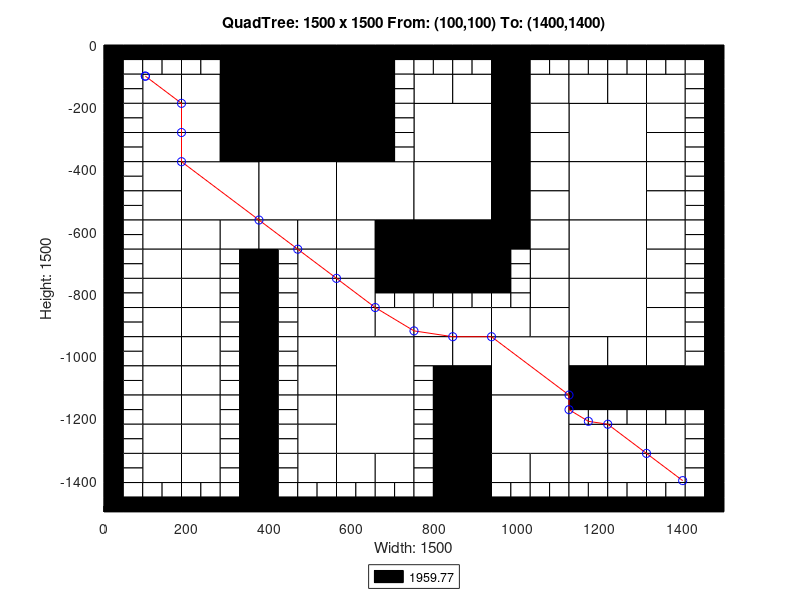

Source code (MATLAB):
axis([0 1500 -1500 0]);
title('QuadTree: 1500 x 1500 From: (100,100) To: (1400,1400)');
xlabel('Width: 1500');
ylabel('Height: 1500');
rectangle('Position',[375 -187.5 187.5 187.5], 'FaceColor',[0 0 0]);
rectangle('Position',[375 -375 187.5 187.5], 'FaceColor',[0 0 0]);
rectangle('Position',[187.5 -562.5 187.5 187.5], 'FaceColor',[1 1 1]);
rectangle('Position',[375 -562.5 187.5 187.5], 'FaceColor',[1 1 1]);
rectangle('Position',[562.5 -562.5 187.5 187.5], 'FaceColor',[1 1 1]);
rectangle('Position',[750 -375 187.5 187.5], 'FaceColor',[1 1 1]);
rectangle('Position',[1125 -375 187.5 187.5], 'FaceColor',[1 1 1]);
rectangle('Position',[750 -562.5 187.5 187.5], 'FaceColor',[1 1 1]);
rectangle('Position',[750 -750 187.5 187.5], 'FaceColor',[0 0 0]);
rectangle('Position',[1125 -562.5 187.5 187.5], 'FaceColor',[1 1 1]);
rectangle('Position',[1125 -750 187.5 187.5], 'FaceColor',[1 1 1]);
rectangle('Position',[562.5 -1125 187.5 187.5], 'FaceColor',[1 1 1]);
rectangle('Position',[562.5 -1312.5 187.5 187.5], 'FaceColor',[1 1 1]);
rectangle('Position',[937.5 -1125 187.5 187.5], 'FaceColor',[1 1 1]);
rectangle('Position',[1125 -937.5 187.5 187.5], 'FaceColor',[1 1 1]);
rectangle('Position',[937.5 -1312.5 187.5 187.5], 'FaceColor',[1 1 1]);
rectangle('Position',[93.75 -187.5 93.75 93.75], 'FaceColor',[1 1 1]);
rectangle('Position',[281.25 -93.75 93.75 93.75], 'FaceColor',[0 0 0]);
rectangle('Position',[187.5 -187.5 93.75 93.75], 'FaceColor',[1 1 1]);
rectangle('Position',[281.25 -187.5 93.75 93.75], 'FaceColor',[0 0 0]);
rectangle('Position',[93.75 -281.25 93.75 93.75], 'FaceColor',[1 1 1]);
rectangle('Position',[93.75 -375 93.75 93.75], 'FaceColor',[1 1 1]);
rectangle('Position',[187.5 -281.25 93.75 93.75], 'FaceColor',[1 1 1]);
rectangle('Position',[281.25 -281.25 93.75 93.75], 'FaceColor',[0 0 0]);
rectangle('Position',[187.5 -375 93.75 93.75], 'FaceColor',[1 1 1]);
rectangle('Position',[281.25 -375 93.75 93.75], 'FaceColor',[0 0 0]);
rectangle('Position',[562.5 -93.75 93.75 93.75], 'FaceColor',[0 0 0]);
rectangle('Position',[562.5 -187.5 93.75 93.75], 'FaceColor',[0 0 0]);
rectangle('Position',[562.5 -281.25 93.75 93.75], 'FaceColor',[0 0 0]);
rectangle('Position',[562.5 -375 93.75 93.75], 'FaceColor',[0 0 0]);
rectangle('Position',[93.75 -468.75 93.75 93.75], 'FaceColor',[1 1 1]);
rectangle('Position',[93.75 -562.5 93.75 93.75], 'FaceColor',[1 1 1]);
rectangle('Position',[93.75 -656.25 93.75 93.75], 'FaceColor',[1 1 1]);
rectangle('Position',[93.75 -750 93.75 93.75], 'FaceColor',[1 1 1]);
rectangle('Position',[187.5 -656.25 93.75 93.75], 'FaceColor',[1 1 1]);
rectangle('Position',[281.25 -656.25 93.75 93.75], 'FaceColor',[1 1 1]);
rectangle('Position',[187.5 -750 93.75 93.75], 'FaceColor',[1 1 1]);
rectangle('Position',[375 -656.25 93.75 93.75], 'FaceColor',[1 1 1]);
rectangle('Position',[468.75 -656.25 93.75 93.75], 'FaceColor',[1 1 1]);
rectangle('Position',[468.75 -750 93.75 93.75], 'FaceColor',[1 1 1]);
rectangle('Position',[562.5 -656.25 93.75 93.75], 'FaceColor',[1 1 1]);
rectangle('Position',[656.25 -656.25 93.75 93.75], 'FaceColor',[0 0 0]);
rectangle('Position',[562.5 -750 93.75 93.75], 'FaceColor',[1 1 1]);
rectangle('Position',[656.25 -750 93.75 93.75], 'FaceColor',[0 0 0]);
rectangle('Position',[750 -187.5 93.75 93.75], 'FaceColor',[1 1 1]);
rectangle('Position',[843.75 -187.5 93.75 93.75], 'FaceColor',[1 1 1]);
rectangle('Position',[937.5 -93.75 93.75 93.75], 'FaceColor',[0 0 0]);
rectangle('Position',[937.5 -187.5 93.75 93.75], 'FaceColor',[0 0 0]);
rectangle('Position',[1031.25 -187.5 93.75 93.75], 'FaceColor',[1 1 1]);
rectangle('Position',[937.5 -281.25 93.75 93.75], 'FaceColor',[0 0 0]);
rectangle('Position',[1031.25 -281.25 93.75 93.75], 'FaceColor',[1 1 1]);
rectangle('Position',[937.5 -375 93.75 93.75], 'FaceColor',[0 0 0]);
rectangle('Position',[1031.25 -375 93.75 93.75], 'FaceColor',[1 1 1]);
rectangle('Position',[1125 -187.5 93.75 93.75], 'FaceColor',[1 1 1]);
rectangle('Position',[1218.75 -187.5 93.75 93.75], 'FaceColor',[1 1 1]);
rectangle('Position',[1312.5 -187.5 93.75 93.75], 'FaceColor',[1 1 1]);
rectangle('Position',[1312.5 -281.25 93.75 93.75], 'FaceColor',[1 1 1]);
rectangle('Position',[1312.5 -375 93.75 93.75], 'FaceColor',[1 1 1]);
rectangle('Position',[937.5 -468.75 93.75 93.75], 'FaceColor',[0 0 0]);
rectangle('Position',[1031.25 -468.75 93.75 93.75], 'FaceColor',[1 1 1]);
rectangle('Position',[937.5 -562.5 93.75 93.75], 'FaceColor',[0 0 0]);
rectangle('Position',[1031.25 -562.5 93.75 93.75], 'FaceColor',[1 1 1]);
rectangle('Position',[937.5 -656.25 93.75 93.75], 'FaceColor',[0 0 0]);
rectangle('Position',[1031.25 -656.25 93.75 93.75], 'FaceColor',[1 1 1]);
rectangle('Position',[1031.25 -750 93.75 93.75], 'FaceColor',[1 1 1]);
rectangle('Position',[1312.5 -468.75 93.75 93.75], 'FaceColor',[1 1 1]);
rectangle('Position',[1312.5 -562.5 93.75 93.75], 'FaceColor',[1 1 1]);
rectangle('Position',[1312.5 -656.25 93.75 93.75], 'FaceColor',[1 1 1]);
rectangle('Position',[1312.5 -750 93.75 93.75], 'FaceColor',[1 1 1]);
rectangle('Position',[93.75 -843.75 93.75 93.75], 'FaceColor',[1 1 1]);
rectangle('Position',[93.75 -937.5 93.75 93.75], 'FaceColor',[1 1 1]);
rectangle('Position',[187.5 -843.75 93.75 93.75], 'FaceColor',[1 1 1]);
rectangle('Position',[187.5 -937.5 93.75 93.75], 'FaceColor',[1 1 1]);
rectangle('Position',[93.75 -1031.25 93.75 93.75], 'FaceColor',[1 1 1]);
rectangle('Position',[93.75 -1125 93.75 93.75], 'FaceColor',[1 1 1]);
rectangle('Position',[187.5 -1031.25 93.75 93.75], 'FaceColor',[1 1 1]);
rectangle('Position',[187.5 -1125 93.75 93.75], 'FaceColor',[1 1 1]);
rectangle('Position',[468.75 -843.75 93.75 93.75], 'FaceColor',[1 1 1]);
rectangle('Position',[468.75 -937.5 93.75 93.75], 'FaceColor',[1 1 1]);
rectangle('Position',[562.5 -843.75 93.75 93.75], 'FaceColor',[1 1 1]);
rectangle('Position',[562.5 -937.5 93.75 93.75], 'FaceColor',[1 1 1]);
rectangle('Position',[656.25 -937.5 93.75 93.75], 'FaceColor',[1 1 1]);
rectangle('Position',[468.75 -1031.25 93.75 93.75], 'FaceColor',[1 1 1]);
rectangle('Position',[468.75 -1125 93.75 93.75], 'FaceColor',[1 1 1]);
rectangle('Position',[93.75 -1218.75 93.75 93.75], 'FaceColor',[1 1 1]);
rectangle('Position',[93.75 -1312.5 93.75 93.75], 'FaceColor',[1 1 1]);
rectangle('Position',[187.5 -1218.75 93.75 93.75], 'FaceColor',[1 1 1]);
rectangle('Position',[187.5 -1312.5 93.75 93.75], 'FaceColor',[1 1 1]);
rectangle('Position',[93.75 -1406.25 93.75 93.75], 'FaceColor',[1 1 1]);
rectangle('Position',[187.5 -1406.25 93.75 93.75], 'FaceColor',[1 1 1]);
rectangle('Position',[468.75 -1218.75 93.75 93.75], 'FaceColor',[1 1 1]);
rectangle('Position',[468.75 -1312.5 93.75 93.75], 'FaceColor',[1 1 1]);
rectangle('Position',[468.75 -1406.25 93.75 93.75], 'FaceColor',[1 1 1]);
rectangle('Position',[562.5 -1406.25 93.75 93.75], 'FaceColor',[1 1 1]);
rectangle('Position',[656.25 -1406.25 93.75 93.75], 'FaceColor',[1 1 1]);
rectangle('Position',[750 -937.5 93.75 93.75], 'FaceColor',[1 1 1]);
rectangle('Position',[843.75 -937.5 93.75 93.75], 'FaceColor',[1 1 1]);
rectangle('Position',[1031.25 -843.75 93.75 93.75], 'FaceColor',[1 1 1]);
rectangle('Position',[937.5 -937.5 93.75 93.75], 'FaceColor',[1 1 1]);
rectangle('Position',[1031.25 -937.5 93.75 93.75], 'FaceColor',[1 1 1]);
rectangle('Position',[750 -1031.25 93.75 93.75], 'FaceColor',[1 1 1]);
rectangle('Position',[843.75 -1031.25 93.75 93.75], 'FaceColor',[1 1 1]);
rectangle('Position',[843.75 -1125 93.75 93.75], 'FaceColor',[0 0 0]);
rectangle('Position',[1312.5 -843.75 93.75 93.75], 'FaceColor',[1 1 1]);
rectangle('Position',[1312.5 -937.5 93.75 93.75], 'FaceColor',[1 1 1]);
rectangle('Position',[1125 -1031.25 93.75 93.75], 'FaceColor',[1 1 1]);
rectangle('Position',[1218.75 -1031.25 93.75 93.75], 'FaceColor',[1 1 1]);
rectangle('Position',[1125 -1125 93.75 93.75], 'FaceColor',[0 0 0]);
rectangle('Position',[1218.75 -1125 93.75 93.75], 'FaceColor',[0 0 0]);
rectangle('Position',[1312.5 -1031.25 93.75 93.75], 'FaceColor',[1 1 1]);
rectangle('Position',[1312.5 -1125 93.75 93.75], 'FaceColor',[0 0 0]);
rectangle('Position',[1406.25 -1125 93.75 93.75], 'FaceColor',[0 0 0]);
rectangle('Position',[843.75 -1218.75 93.75 93.75], 'FaceColor',[0 0 0]);
rectangle('Position',[843.75 -1312.5 93.75 93.75], 'FaceColor',[0 0 0]);
rectangle('Position',[843.75 -1406.25 93.75 93.75], 'FaceColor',[0 0 0]);
rectangle('Position',[843.75 -1500 93.75 93.75], 'FaceColor',[0 0 0]);
rectangle('Position',[937.5 -1406.25 93.75 93.75], 'FaceColor',[1 1 1]);
rectangle('Position',[1031.25 -1406.25 93.75 93.75], 'FaceColor',[1 1 1]);
rectangle('Position',[1125 -1312.5 93.75 93.75], 'FaceColor',[1 1 1]);
rectangle('Position',[1218.75 -1312.5 93.75 93.75], 'FaceColor',[1 1 1]);
rectangle('Position',[1312.5 -1312.5 93.75 93.75], 'FaceColor',[1 1 1]);
rectangle('Position',[1125 -1406.25 93.75 93.75], 'FaceColor',[1 1 1]);
rectangle('Position',[1218.75 -1406.25 93.75 93.75], 'FaceColor',[1 1 1]);
rectangle('Position',[1312.5 -1406.25 93.75 93.75], 'FaceColor',[1 1 1]);
rectangle('Position',[0 -46.875 46.875 46.875], 'FaceColor',[0 0 0]);
rectangle('Position',[46.875 -46.875 46.875 46.875], 'FaceColor',[0 0 0]);
rectangle('Position',[0 -93.75 46.875 46.875], 'FaceColor',[0 0 0]);
rectangle('Position',[46.875 -93.75 46.875 46.875], 'FaceColor',[1 1 1]);
rectangle('Position',[93.75 -46.875 46.875 46.875], 'FaceColor',[0 0 0]);
rectangle('Position',[140.625 -46.875 46.875 46.875], 'FaceColor',[0 0 0]);
rectangle('Position',[93.75 -93.75 46.875 46.875], 'FaceColor',[1 1 1]);
rectangle('Position',[140.625 -93.75 46.875 46.875], 'FaceColor',[1 1 1]);
rectangle('Position',[0 -140.625 46.875 46.875], 'FaceColor',[0 0 0]);
rectangle('Position',[46.875 -140.625 46.875 46.875], 'FaceColor',[1 1 1]);
rectangle('Position',[0 -187.5 46.875 46.875], 'FaceColor',[0 0 0]);
rectangle('Position',[46.875 -187.5 46.875 46.875], 'FaceColor',[1 1 1]);
rectangle('Position',[187.5 -46.875 46.875 46.875], 'FaceColor',[0 0 0]);
rectangle('Position',[234.375 -46.875 46.875 46.875], 'FaceColor',[0 0 0]);
rectangle('Position',[187.5 -93.75 46.875 46.875], 'FaceColor',[1 1 1]);
rectangle('Position',[234.375 -93.75 46.875 46.875], 'FaceColor',[1 1 1]);
rectangle('Position',[0 -234.375 46.875 46.875], 'FaceColor',[0 0 0]);
rectangle('Position',[46.875 -234.375 46.875 46.875], 'FaceColor',[1 1 1]);
rectangle('Position',[0 -281.25 46.875 46.875], 'FaceColor',[0 0 0]);
rectangle('Position',[46.875 -281.25 46.875 46.875], 'FaceColor',[1 1 1]);
rectangle('Position',[0 -328.125 46.875 46.875], 'FaceColor',[0 0 0]);
rectangle('Position',[46.875 -328.125 46.875 46.875], 'FaceColor',[1 1 1]);
rectangle('Position',[0 -375 46.875 46.875], 'FaceColor',[0 0 0]);
rectangle('Position',[46.875 -375 46.875 46.875], 'FaceColor',[1 1 1]);
rectangle('Position',[656.25 -46.875 46.875 46.875], 'FaceColor',[0 0 0]);
rectangle('Position',[703.125 -46.875 46.875 46.875], 'FaceColor',[0 0 0]);
rectangle('Position',[656.25 -93.75 46.875 46.875], 'FaceColor',[0 0 0]);
rectangle('Position',[703.125 -93.75 46.875 46.875], 'FaceColor',[1 1 1]);
rectangle('Position',[656.25 -140.625 46.875 46.875], 'FaceColor',[0 0 0]);
rectangle('Position',[703.125 -140.625 46.875 46.875], 'FaceColor',[1 1 1]);
rectangle('Position',[656.25 -187.5 46.875 46.875], 'FaceColor',[0 0 0]);
rectangle('Position',[703.125 -187.5 46.875 46.875], 'FaceColor',[1 1 1]);
rectangle('Position',[656.25 -234.375 46.875 46.875], 'FaceColor',[0 0 0]);
rectangle('Position',[703.125 -234.375 46.875 46.875], 'FaceColor',[1 1 1]);
rectangle('Position',[656.25 -281.25 46.875 46.875], 'FaceColor',[0 0 0]);
rectangle('Position',[703.125 -281.25 46.875 46.875], 'FaceColor',[1 1 1]);
rectangle('Position',[656.25 -328.125 46.875 46.875], 'FaceColor',[0 0 0]);
rectangle('Position',[703.125 -328.125 46.875 46.875], 'FaceColor',[1 1 1]);
rectangle('Position',[656.25 -375 46.875 46.875], 'FaceColor',[0 0 0]);
rectangle('Position',[703.125 -375 46.875 46.875], 'FaceColor',[1 1 1]);
rectangle('Position',[0 -421.875 46.875 46.875], 'FaceColor',[0 0 0]);
rectangle('Position',[46.875 -421.875 46.875 46.875], 'FaceColor',[1 1 1]);
rectangle('Position',[0 -468.75 46.875 46.875], 'FaceColor',[0 0 0]);
rectangle('Position',[46.875 -468.75 46.875 46.875], 'FaceColor',[1 1 1]);
rectangle('Position',[0 -515.625 46.875 46.875], 'FaceColor',[0 0 0]);
rectangle('Position',[46.875 -515.625 46.875 46.875], 'FaceColor',[1 1 1]);
rectangle('Position',[0 -562.5 46.875 46.875], 'FaceColor',[0 0 0]);
rectangle('Position',[46.875 -562.5 46.875 46.875], 'FaceColor',[1 1 1]);
rectangle('Position',[0 -609.375 46.875 46.875], 'FaceColor',[0 0 0]);
rectangle('Position',[46.875 -609.375 46.875 46.875], 'FaceColor',[1 1 1]);
rectangle('Position',[0 -656.25 46.875 46.875], 'FaceColor',[0 0 0]);
rectangle('Position',[46.875 -656.25 46.875 46.875], 'FaceColor',[1 1 1]);
rectangle('Position',[0 -703.125 46.875 46.875], 'FaceColor',[0 0 0]);
rectangle('Position',[46.875 -703.125 46.875 46.875], 'FaceColor',[1 1 1]);
rectangle('Position',[0 -750 46.875 46.875], 'FaceColor',[0 0 0]);
rectangle('Position',[46.875 -750 46.875 46.875], 'FaceColor',[1 1 1]);
rectangle('Position',[281.25 -703.125 46.875 46.875], 'FaceColor',[1 1 1]);
rectangle('Position',[328.125 -703.125 46.875 46.875], 'FaceColor',[0 0 0]);
rectangle('Position',[281.25 -750 46.875 46.875], 'FaceColor',[1 1 1]);
rectangle('Position',[328.125 -750 46.875 46.875], 'FaceColor',[0 0 0]);
rectangle('Position',[375 -703.125 46.875 46.875], 'FaceColor',[0 0 0]);
rectangle('Position',[421.875 -703.125 46.875 46.875], 'FaceColor',[1 1 1]);
rectangle('Position',[375 -750 46.875 46.875], 'FaceColor',[0 0 0]);
rectangle('Position',[421.875 -750 46.875 46.875], 'FaceColor',[1 1 1]);
rectangle('Position',[750 -46.875 46.875 46.875], 'FaceColor',[0 0 0]);
rectangle('Position',[796.875 -46.875 46.875 46.875], 'FaceColor',[0 0 0]);
rectangle('Position',[750 -93.75 46.875 46.875], 'FaceColor',[1 1 1]);
rectangle('Position',[796.875 -93.75 46.875 46.875], 'FaceColor',[1 1 1]);
rectangle('Position',[843.75 -46.875 46.875 46.875], 'FaceColor',[0 0 0]);
rectangle('Position',[890.625 -46.875 46.875 46.875], 'FaceColor',[0 0 0]);
rectangle('Position',[843.75 -93.75 46.875 46.875], 'FaceColor',[1 1 1]);
rectangle('Position',[890.625 -93.75 46.875 46.875], 'FaceColor',[1 1 1]);
rectangle('Position',[1031.25 -46.875 46.875 46.875], 'FaceColor',[0 0 0]);
rectangle('Position',[1078.12 -46.875 46.875 46.875], 'FaceColor',[0 0 0]);
rectangle('Position',[1031.25 -93.75 46.875 46.875], 'FaceColor',[1 1 1]);
rectangle('Position',[1078.12 -93.75 46.875 46.875], 'FaceColor',[1 1 1]);
rectangle('Position',[1125 -46.875 46.875 46.875], 'FaceColor',[0 0 0]);
rectangle('Position',[1171.88 -46.875 46.875 46.875], 'FaceColor',[0 0 0]);
rectangle('Position',[1125 -93.75 46.875 46.875], 'FaceColor',[1 1 1]);
rectangle('Position',[1171.88 -93.75 46.875 46.875], 'FaceColor',[1 1 1]);
rectangle('Position',[1218.75 -46.875 46.875 46.875], 'FaceColor',[0 0 0]);
rectangle('Position',[1265.62 -46.875 46.875 46.875], 'FaceColor',[0 0 0]);
rectangle('Position',[1218.75 -93.75 46.875 46.875], 'FaceColor',[1 1 1]);
rectangle('Position',[1265.62 -93.75 46.875 46.875], 'FaceColor',[1 1 1]);
rectangle('Position',[1312.5 -46.875 46.875 46.875], 'FaceColor',[0 0 0]);
rectangle('Position',[1359.38 -46.875 46.875 46.875], 'FaceColor',[0 0 0]);
rectangle('Position',[1312.5 -93.75 46.875 46.875], 'FaceColor',[1 1 1]);
rectangle('Position',[1359.38 -93.75 46.875 46.875], 'FaceColor',[1 1 1]);
rectangle('Position',[1406.25 -46.875 46.875 46.875], 'FaceColor',[0 0 0]);
rectangle('Position',[1453.12 -46.875 46.875 46.875], 'FaceColor',[0 0 0]);
rectangle('Position',[1406.25 -93.75 46.875 46.875], 'FaceColor',[1 1 1]);
rectangle('Position',[1453.12 -93.75 46.875 46.875], 'FaceColor',[0 0 0]);
rectangle('Position',[1406.25 -140.625 46.875 46.875], 'FaceColor',[1 1 1]);
rectangle('Position',[1453.12 -140.625 46.875 46.875], 'FaceColor',[0 0 0]);
rectangle('Position',[1406.25 -187.5 46.875 46.875], 'FaceColor',[1 1 1]);
rectangle('Position',[1453.12 -187.5 46.875 46.875], 'FaceColor',[0 0 0]);
rectangle('Position',[1406.25 -234.375 46.875 46.875], 'FaceColor',[1 1 1]);
rectangle('Position',[1453.12 -234.375 46.875 46.875], 'FaceColor',[0 0 0]);
rectangle('Position',[1406.25 -281.25 46.875 46.875], 'FaceColor',[1 1 1]);
rectangle('Position',[1453.12 -281.25 46.875 46.875], 'FaceColor',[0 0 0]);
rectangle('Position',[1406.25 -328.125 46.875 46.875], 'FaceColor',[1 1 1]);
rectangle('Position',[1453.12 -328.125 46.875 46.875], 'FaceColor',[0 0 0]);
rectangle('Position',[1406.25 -375 46.875 46.875], 'FaceColor',[1 1 1]);
rectangle('Position',[1453.12 -375 46.875 46.875], 'FaceColor',[0 0 0]);
rectangle('Position',[937.5 -703.125 46.875 46.875], 'FaceColor',[0 0 0]);
rectangle('Position',[984.375 -703.125 46.875 46.875], 'FaceColor',[1 1 1]);
rectangle('Position',[937.5 -750 46.875 46.875], 'FaceColor',[0 0 0]);
rectangle('Position',[984.375 -750 46.875 46.875], 'FaceColor',[1 1 1]);
rectangle('Position',[1406.25 -421.875 46.875 46.875], 'FaceColor',[1 1 1]);
rectangle('Position',[1453.12 -421.875 46.875 46.875], 'FaceColor',[0 0 0]);
rectangle('Position',[1406.25 -468.75 46.875 46.875], 'FaceColor',[1 1 1]);
rectangle('Position',[1453.12 -468.75 46.875 46.875], 'FaceColor',[0 0 0]);
rectangle('Position',[1406.25 -515.625 46.875 46.875], 'FaceColor',[1 1 1]);
rectangle('Position',[1453.12 -515.625 46.875 46.875], 'FaceColor',[0 0 0]);
rectangle('Position',[1406.25 -562.5 46.875 46.875], 'FaceColor',[1 1 1]);
rectangle('Position',[1453.12 -562.5 46.875 46.875], 'FaceColor',[0 0 0]);
rectangle('Position',[1406.25 -609.375 46.875 46.875], 'FaceColor',[1 1 1]);
rectangle('Position',[1453.12 -609.375 46.875 46.875], 'FaceColor',[0 0 0]);
rectangle('Position',[1406.25 -656.25 46.875 46.875], 'FaceColor',[1 1 1]);
rectangle('Position',[1453.12 -656.25 46.875 46.875], 'FaceColor',[0 0 0]);
rectangle('Position',[1406.25 -703.125 46.875 46.875], 'FaceColor',[1 1 1]);
rectangle('Position',[1453.12 -703.125 46.875 46.875], 'FaceColor',[0 0 0]);
rectangle('Position',[1406.25 -750 46.875 46.875], 'FaceColor',[1 1 1]);
rectangle('Position',[1453.12 -750 46.875 46.875], 'FaceColor',[0 0 0]);
rectangle('Position',[0 -796.875 46.875 46.875], 'FaceColor',[0 0 0]);
rectangle('Position',[46.875 -796.875 46.875 46.875], 'FaceColor',[1 1 1]);
rectangle('Position',[0 -843.75 46.875 46.875], 'FaceColor',[0 0 0]);
rectangle('Position',[46.875 -843.75 46.875 46.875], 'FaceColor',[1 1 1]);
rectangle('Position',[0 -890.625 46.875 46.875], 'FaceColor',[0 0 0]);
rectangle('Position',[46.875 -890.625 46.875 46.875], 'FaceColor',[1 1 1]);
rectangle('Position',[0 -937.5 46.875 46.875], 'FaceColor',[0 0 0]);
rectangle('Position',[46.875 -937.5 46.875 46.875], 'FaceColor',[1 1 1]);
rectangle('Position',[281.25 -796.875 46.875 46.875], 'FaceColor',[1 1 1]);
rectangle('Position',[328.125 -796.875 46.875 46.875], 'FaceColor',[0 0 0]);
rectangle('Position',[281.25 -843.75 46.875 46.875], 'FaceColor',[1 1 1]);
rectangle('Position',[328.125 -843.75 46.875 46.875], 'FaceColor',[0 0 0]);
rectangle('Position',[281.25 -890.625 46.875 46.875], 'FaceColor',[1 1 1]);
rectangle('Position',[328.125 -890.625 46.875 46.875], 'FaceColor',[0 0 0]);
rectangle('Position',[281.25 -937.5 46.875 46.875], 'FaceColor',[1 1 1]);
rectangle('Position',[328.125 -937.5 46.875 46.875], 'FaceColor',[0 0 0]);
rectangle('Position',[0 -984.375 46.875 46.875], 'FaceColor',[0 0 0]);
rectangle('Position',[46.875 -984.375 46.875 46.875], 'FaceColor',[1 1 1]);
rectangle('Position',[0 -1031.25 46.875 46.875], 'FaceColor',[0 0 0]);
rectangle('Position',[46.875 -1031.25 46.875 46.875], 'FaceColor',[1 1 1]);
rectangle('Position',[0 -1078.12 46.875 46.875], 'FaceColor',[0 0 0]);
rectangle('Position',[46.875 -1078.12 46.875 46.875], 'FaceColor',[1 1 1]);
rectangle('Position',[0 -1125 46.875 46.875], 'FaceColor',[0 0 0]);
rectangle('Position',[46.875 -1125 46.875 46.875], 'FaceColor',[1 1 1]);
rectangle('Position',[281.25 -984.375 46.875 46.875], 'FaceColor',[1 1 1]);
rectangle('Position',[328.125 -984.375 46.875 46.875], 'FaceColor',[0 0 0]);
rectangle('Position',[281.25 -1031.25 46.875 46.875], 'FaceColor',[1 1 1]);
rectangle('Position',[328.125 -1031.25 46.875 46.875], 'FaceColor',[0 0 0]);
rectangle('Position',[281.25 -1078.12 46.875 46.875], 'FaceColor',[1 1 1]);
rectangle('Position',[328.125 -1078.12 46.875 46.875], 'FaceColor',[0 0 0]);
rectangle('Position',[281.25 -1125 46.875 46.875], 'FaceColor',[1 1 1]);
rectangle('Position',[328.125 -1125 46.875 46.875], 'FaceColor',[0 0 0]);
rectangle('Position',[375 -796.875 46.875 46.875], 'FaceColor',[0 0 0]);
rectangle('Position',[421.875 -796.875 46.875 46.875], 'FaceColor',[1 1 1]);
rectangle('Position',[375 -843.75 46.875 46.875], 'FaceColor',[0 0 0]);
rectangle('Position',[421.875 -843.75 46.875 46.875], 'FaceColor',[1 1 1]);
rectangle('Position',[375 -890.625 46.875 46.875], 'FaceColor',[0 0 0]);
rectangle('Position',[421.875 -890.625 46.875 46.875], 'FaceColor',[1 1 1]);
rectangle('Position',[375 -937.5 46.875 46.875], 'FaceColor',[0 0 0]);
rectangle('Position',[421.875 -937.5 46.875 46.875], 'FaceColor',[1 1 1]);
rectangle('Position',[656.25 -796.875 46.875 46.875], 'FaceColor',[0 0 0]);
rectangle('Position',[703.125 -796.875 46.875 46.875], 'FaceColor',[0 0 0]);
rectangle('Position',[656.25 -843.75 46.875 46.875], 'FaceColor',[1 1 1]);
rectangle('Position',[703.125 -843.75 46.875 46.875], 'FaceColor',[1 1 1]);
rectangle('Position',[375 -984.375 46.875 46.875], 'FaceColor',[0 0 0]);
rectangle('Position',[421.875 -984.375 46.875 46.875], 'FaceColor',[1 1 1]);
rectangle('Position',[375 -1031.25 46.875 46.875], 'FaceColor',[0 0 0]);
rectangle('Position',[421.875 -1031.25 46.875 46.875], 'FaceColor',[1 1 1]);
rectangle('Position',[375 -1078.12 46.875 46.875], 'FaceColor',[0 0 0]);
rectangle('Position',[421.875 -1078.12 46.875 46.875], 'FaceColor',[1 1 1]);
rectangle('Position',[375 -1125 46.875 46.875], 'FaceColor',[0 0 0]);
rectangle('Position',[421.875 -1125 46.875 46.875], 'FaceColor',[1 1 1]);
rectangle('Position',[0 -1171.88 46.875 46.875], 'FaceColor',[0 0 0]);
rectangle('Position',[46.875 -1171.88 46.875 46.875], 'FaceColor',[1 1 1]);
rectangle('Position',[0 -1218.75 46.875 46.875], 'FaceColor',[0 0 0]);
rectangle('Position',[46.875 -1218.75 46.875 46.875], 'FaceColor',[1 1 1]);
rectangle('Position',[0 -1265.62 46.875 46.875], 'FaceColor',[0 0 0]);
rectangle('Position',[46.875 -1265.62 46.875 46.875], 'FaceColor',[1 1 1]);
rectangle('Position',[0 -1312.5 46.875 46.875], 'FaceColor',[0 0 0]);
rectangle('Position',[46.875 -1312.5 46.875 46.875], 'FaceColor',[1 1 1]);
rectangle('Position',[281.25 -1171.88 46.875 46.875], 'FaceColor',[1 1 1]);
rectangle('Position',[328.125 -1171.88 46.875 46.875], 'FaceColor',[0 0 0]);
rectangle('Position',[281.25 -1218.75 46.875 46.875], 'FaceColor',[1 1 1]);
rectangle('Position',[328.125 -1218.75 46.875 46.875], 'FaceColor',[0 0 0]);
rectangle('Position',[281.25 -1265.62 46.875 46.875], 'FaceColor',[1 1 1]);
rectangle('Position',[328.125 -1265.62 46.875 46.875], 'FaceColor',[0 0 0]);
rectangle('Position',[281.25 -1312.5 46.875 46.875], 'FaceColor',[1 1 1]);
rectangle('Position',[328.125 -1312.5 46.875 46.875], 'FaceColor',[0 0 0]);
rectangle('Position',[0 -1359.38 46.875 46.875], 'FaceColor',[0 0 0]);
rectangle('Position',[46.875 -1359.38 46.875 46.875], 'FaceColor',[1 1 1]);
rectangle('Position',[0 -1406.25 46.875 46.875], 'FaceColor',[0 0 0]);
rectangle('Position',[46.875 -1406.25 46.875 46.875], 'FaceColor',[1 1 1]);
rectangle('Position',[0 -1453.12 46.875 46.875], 'FaceColor',[0 0 0]);
rectangle('Position',[46.875 -1453.12 46.875 46.875], 'FaceColor',[1 1 1]);
rectangle('Position',[0 -1500 46.875 46.875], 'FaceColor',[0 0 0]);
rectangle('Position',[46.875 -1500 46.875 46.875], 'FaceColor',[0 0 0]);
rectangle('Position',[93.75 -1453.12 46.875 46.875], 'FaceColor',[1 1 1]);
rectangle('Position',[140.625 -1453.12 46.875 46.875], 'FaceColor',[1 1 1]);
rectangle('Position',[93.75 -1500 46.875 46.875], 'FaceColor',[0 0 0]);
rectangle('Position',[140.625 -1500 46.875 46.875], 'FaceColor',[0 0 0]);
rectangle('Position',[281.25 -1359.38 46.875 46.875], 'FaceColor',[1 1 1]);
rectangle('Position',[328.125 -1359.38 46.875 46.875], 'FaceColor',[0 0 0]);
rectangle('Position',[281.25 -1406.25 46.875 46.875], 'FaceColor',[1 1 1]);
rectangle('Position',[328.125 -1406.25 46.875 46.875], 'FaceColor',[0 0 0]);
rectangle('Position',[187.5 -1453.12 46.875 46.875], 'FaceColor',[1 1 1]);
rectangle('Position',[234.375 -1453.12 46.875 46.875], 'FaceColor',[1 1 1]);
rectangle('Position',[187.5 -1500 46.875 46.875], 'FaceColor',[0 0 0]);
rectangle('Position',[234.375 -1500 46.875 46.875], 'FaceColor',[0 0 0]);
rectangle('Position',[281.25 -1453.12 46.875 46.875], 'FaceColor',[1 1 1]);
rectangle('Position',[328.125 -1453.12 46.875 46.875], 'FaceColor',[0 0 0]);
rectangle('Position',[281.25 -1500 46.875 46.875], 'FaceColor',[0 0 0]);
rectangle('Position',[328.125 -1500 46.875 46.875], 'FaceColor',[0 0 0]);
rectangle('Position',[375 -1171.88 46.875 46.875], 'FaceColor',[0 0 0]);
rectangle('Position',[421.875 -1171.88 46.875 46.875], 'FaceColor',[1 1 1]);
rectangle('Position',[375 -1218.75 46.875 46.875], 'FaceColor',[0 0 0]);
rectangle('Position',[421.875 -1218.75 46.875 46.875], 'FaceColor',[1 1 1]);
rectangle('Position',[375 -1265.62 46.875 46.875], 'FaceColor',[0 0 0]);
rectangle('Position',[421.875 -1265.62 46.875 46.875], 'FaceColor',[1 1 1]);
rectangle('Position',[375 -1312.5 46.875 46.875], 'FaceColor',[0 0 0]);
rectangle('Position',[421.875 -1312.5 46.875 46.875], 'FaceColor',[1 1 1]);
rectangle('Position',[375 -1359.38 46.875 46.875], 'FaceColor',[0 0 0]);
rectangle('Position',[421.875 -1359.38 46.875 46.875], 'FaceColor',[1 1 1]);
rectangle('Position',[375 -1406.25 46.875 46.875], 'FaceColor',[0 0 0]);
rectangle('Position',[421.875 -1406.25 46.875 46.875], 'FaceColor',[1 1 1]);
rectangle('Position',[375 -1453.12 46.875 46.875], 'FaceColor',[0 0 0]);
rectangle('Position',[421.875 -1453.12 46.875 46.875], 'FaceColor',[1 1 1]);
rectangle('Position',[375 -1500 46.875 46.875], 'FaceColor',[0 0 0]);
rectangle('Position',[421.875 -1500 46.875 46.875], 'FaceColor',[0 0 0]);
rectangle('Position',[468.75 -1453.12 46.875 46.875], 'FaceColor',[1 1 1]);
rectangle('Position',[515.625 -1453.12 46.875 46.875], 'FaceColor',[1 1 1]);
rectangle('Position',[468.75 -1500 46.875 46.875], 'FaceColor',[0 0 0]);
rectangle('Position',[515.625 -1500 46.875 46.875], 'FaceColor',[0 0 0]);
rectangle('Position',[562.5 -1453.12 46.875 46.875], 'FaceColor',[1 1 1]);
rectangle('Position',[609.375 -1453.12 46.875 46.875], 'FaceColor',[1 1 1]);
rectangle('Position',[562.5 -1500 46.875 46.875], 'FaceColor',[0 0 0]);
rectangle('Position',[609.375 -1500 46.875 46.875], 'FaceColor',[0 0 0]);
rectangle('Position',[656.25 -1453.12 46.875 46.875], 'FaceColor',[1 1 1]);
rectangle('Position',[703.125 -1453.12 46.875 46.875], 'FaceColor',[1 1 1]);
rectangle('Position',[656.25 -1500 46.875 46.875], 'FaceColor',[0 0 0]);
rectangle('Position',[703.125 -1500 46.875 46.875], 'FaceColor',[0 0 0]);
rectangle('Position',[750 -796.875 46.875 46.875], 'FaceColor',[0 0 0]);
rectangle('Position',[796.875 -796.875 46.875 46.875], 'FaceColor',[0 0 0]);
rectangle('Position',[750 -843.75 46.875 46.875], 'FaceColor',[1 1 1]);
rectangle('Position',[796.875 -843.75 46.875 46.875], 'FaceColor',[1 1 1]);
rectangle('Position',[843.75 -796.875 46.875 46.875], 'FaceColor',[0 0 0]);
rectangle('Position',[890.625 -796.875 46.875 46.875], 'FaceColor',[0 0 0]);
rectangle('Position',[843.75 -843.75 46.875 46.875], 'FaceColor',[1 1 1]);
rectangle('Position',[890.625 -843.75 46.875 46.875], 'FaceColor',[1 1 1]);
rectangle('Position',[937.5 -796.875 46.875 46.875], 'FaceColor',[0 0 0]);
rectangle('Position',[984.375 -796.875 46.875 46.875], 'FaceColor',[1 1 1]);
rectangle('Position',[937.5 -843.75 46.875 46.875], 'FaceColor',[1 1 1]);
rectangle('Position',[984.375 -843.75 46.875 46.875], 'FaceColor',[1 1 1]);
rectangle('Position',[750 -1078.12 46.875 46.875], 'FaceColor',[1 1 1]);
rectangle('Position',[796.875 -1078.12 46.875 46.875], 'FaceColor',[0 0 0]);
rectangle('Position',[750 -1125 46.875 46.875], 'FaceColor',[1 1 1]);
rectangle('Position',[796.875 -1125 46.875 46.875], 'FaceColor',[0 0 0]);
rectangle('Position',[1406.25 -796.875 46.875 46.875], 'FaceColor',[1 1 1]);
rectangle('Position',[1453.12 -796.875 46.875 46.875], 'FaceColor',[0 0 0]);
rectangle('Position',[1406.25 -843.75 46.875 46.875], 'FaceColor',[1 1 1]);
rectangle('Position',[1453.12 -843.75 46.875 46.875], 'FaceColor',[0 0 0]);
rectangle('Position',[1406.25 -890.625 46.875 46.875], 'FaceColor',[1 1 1]);
rectangle('Position',[1453.12 -890.625 46.875 46.875], 'FaceColor',[0 0 0]);
rectangle('Position',[1406.25 -937.5 46.875 46.875], 'FaceColor',[1 1 1]);
rectangle('Position',[1453.12 -937.5 46.875 46.875], 'FaceColor',[0 0 0]);
rectangle('Position',[1406.25 -984.375 46.875 46.875], 'FaceColor',[1 1 1]);
rectangle('Position',[1453.12 -984.375 46.875 46.875], 'FaceColor',[0 0 0]);
rectangle('Position',[1406.25 -1031.25 46.875 46.875], 'FaceColor',[1 1 1]);
rectangle('Position',[1453.12 -1031.25 46.875 46.875], 'FaceColor',[0 0 0]);
rectangle('Position',[750 -1171.88 46.875 46.875], 'FaceColor',[1 1 1]);
rectangle('Position',[796.875 -1171.88 46.875 46.875], 'FaceColor',[0 0 0]);
rectangle('Position',[750 -1218.75 46.875 46.875], 'FaceColor',[1 1 1]);
rectangle('Position',[796.875 -1218.75 46.875 46.875], 'FaceColor',[0 0 0]);
rectangle('Position',[750 -1265.62 46.875 46.875], 'FaceColor',[1 1 1]);
rectangle('Position',[796.875 -1265.62 46.875 46.875], 'FaceColor',[0 0 0]);
rectangle('Position',[750 -1312.5 46.875 46.875], 'FaceColor',[1 1 1]);
rectangle('Position',[796.875 -1312.5 46.875 46.875], 'FaceColor',[0 0 0]);
rectangle('Position',[750 -1359.38 46.875 46.875], 'FaceColor',[1 1 1]);
rectangle('Position',[796.875 -1359.38 46.875 46.875], 'FaceColor',[0 0 0]);
rectangle('Position',[750 -1406.25 46.875 46.875], 'FaceColor',[1 1 1]);
rectangle('Position',[796.875 -1406.25 46.875 46.875], 'FaceColor',[0 0 0]);
rectangle('Position',[750 -1453.12 46.875 46.875], 'FaceColor',[1 1 1]);
rectangle('Position',[796.875 -1453.12 46.875 46.875], 'FaceColor',[0 0 0]);
rectangle('Position',[750 -1500 46.875 46.875], 'FaceColor',[0 0 0]);
rectangle('Position',[796.875 -1500 46.875 46.875], 'FaceColor',[0 0 0]);
rectangle('Position',[937.5 -1453.12 46.875 46.875], 'FaceColor',[1 1 1]);
rectangle('Position',[984.375 -1453.12 46.875 46.875], 'FaceColor',[1 1 1]);
rectangle('Position',[937.5 -1500 46.875 46.875], 'FaceColor',[0 0 0]);
rectangle('Position',[984.375 -1500 46.875 46.875], 'FaceColor',[0 0 0]);
rectangle('Position',[1031.25 -1453.12 46.875 46.875], 'FaceColor',[1 1 1]);
rectangle('Position',[1078.12 -1453.12 46.875 46.875], 'FaceColor',[1 1 1]);
rectangle('Position',[1031.25 -1500 46.875 46.875], 'FaceColor',[0 0 0]);
rectangle('Position',[1078.12 -1500 46.875 46.875], 'FaceColor',[0 0 0]);
rectangle('Position',[1125 -1171.88 46.875 46.875], 'FaceColor',[0 0 0]);
rectangle('Position',[1171.88 -1171.88 46.875 46.875], 'FaceColor',[0 0 0]);
rectangle('Position',[1125 -1218.75 46.875 46.875], 'FaceColor',[1 1 1]);
rectangle('Position',[1171.88 -1218.75 46.875 46.875], 'FaceColor',[1 1 1]);
rectangle('Position',[1218.75 -1171.88 46.875 46.875], 'FaceColor',[0 0 0]);
rectangle('Position',[1265.62 -1171.88 46.875 46.875], 'FaceColor',[0 0 0]);
rectangle('Position',[1218.75 -1218.75 46.875 46.875], 'FaceColor',[1 1 1]);
rectangle('Position',[1265.62 -1218.75 46.875 46.875], 'FaceColor',[1 1 1]);
rectangle('Position',[1312.5 -1171.88 46.875 46.875], 'FaceColor',[0 0 0]);
rectangle('Position',[1359.38 -1171.88 46.875 46.875], 'FaceColor',[0 0 0]);
rectangle('Position',[1312.5 -1218.75 46.875 46.875], 'FaceColor',[1 1 1]);
rectangle('Position',[1359.38 -1218.75 46.875 46.875], 'FaceColor',[1 1 1]);
rectangle('Position',[1406.25 -1171.88 46.875 46.875], 'FaceColor',[0 0 0]);
rectangle('Position',[1453.12 -1171.88 46.875 46.875], 'FaceColor',[0 0 0]);
rectangle('Position',[1406.25 -1218.75 46.875 46.875], 'FaceColor',[1 1 1]);
rectangle('Position',[1453.12 -1218.75 46.875 46.875], 'FaceColor',[0 0 0]);
rectangle('Position',[1406.25 -1265.62 46.875 46.875], 'FaceColor',[1 1 1]);
rectangle('Position',[1453.12 -1265.62 46.875 46.875], 'FaceColor',[0 0 0]);
rectangle('Position',[1406.25 -1312.5 46.875 46.875], 'FaceColor',[1 1 1]);
rectangle('Position',[1453.12 -1312.5 46.875 46.875], 'FaceColor',[0 0 0]);
rectangle('Position',[1125 -1453.12 46.875 46.875], 'FaceColor',[1 1 1]);
rectangle('Position',[1171.88 -1453.12 46.875 46.875], 'FaceColor',[1 1 1]);
rectangle('Position',[1125 -1500 46.875 46.875], 'FaceColor',[0 0 0]);
rectangle('Position',[1171.88 -1500 46.875 46.875], 'FaceColor',[0 0 0]);
rectangle('Position',[1218.75 -1453.12 46.875 46.875], 'FaceColor',[1 1 1]);
rectangle('Position',[1265.62 -1453.12 46.875 46.875], 'FaceColor',[1 1 1]);
rectangle('Position',[1218.75 -1500 46.875 46.875], 'FaceColor',[0 0 0]);
rectangle('Position',[1265.62 -1500 46.875 46.875], 'FaceColor',[0 0 0]);
rectangle('Position',[1406.25 -1359.38 46.875 46.875], 'FaceColor',[1 1 1]);
rectangle('Position',[1453.12 -1359.38 46.875 46.875], 'FaceColor',[0 0 0]);
rectangle('Position',[1406.25 -1406.25 46.875 46.875], 'FaceColor',[1 1 1]);
rectangle('Position',[1453.12 -1406.25 46.875 46.875], 'FaceColor',[0 0 0]);
rectangle('Position',[1312.5 -1453.12 46.875 46.875], 'FaceColor',[1 1 1]);
rectangle('Position',[1359.38 -1453.12 46.875 46.875], 'FaceColor',[1 1 1]);
rectangle('Position',[1312.5 -1500 46.875 46.875], 'FaceColor',[0 0 0]);
rectangle('Position',[1359.38 -1500 46.875 46.875], 'FaceColor',[0 0 0]);
rectangle('Position',[1406.25 -1453.12 46.875 46.875], 'FaceColor',[1 1 1]);
rectangle('Position',[1453.12 -1453.12 46.875 46.875], 'FaceColor',[0 0 0]);
rectangle('Position',[1406.25 -1500 46.875 46.875], 'FaceColor',[0 0 0]);
rectangle('Position',[1453.12 -1500 46.875 46.875], 'FaceColor',[0 0 0]);
X=[1400,1312.5,1218.75,1171.88,1125,1125,937.5,843.75,750,656.25,562.5,468.75,375,187.5,187.5,187.5,100,100];
Y=[-1400,-1312.5,-1218.75,-1209.38,-1171.88,-1125,-937.5,-937.5,-918.75,-843.75,-750,-656.25,-562.5,-375,-281.25,-187.5,-100,-100];
hold on;
plot(X,Y,'r');
plot(X,Y,'bo');
legend('1959.77','Location','southoutside');
